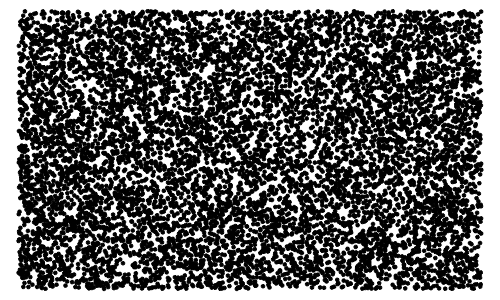

Write R code to recreate this figure.
png("gcf_art.png",500,300)

par(mar=c(0,0,0,0))

plot(0,0,"n",axes=F,ann=F,xlim=c(-1,1),ylim=c(-1,1))

n = 9999
points(runif(n,-1,1),runif(n,-1,1),pch=20)

dev.off()
